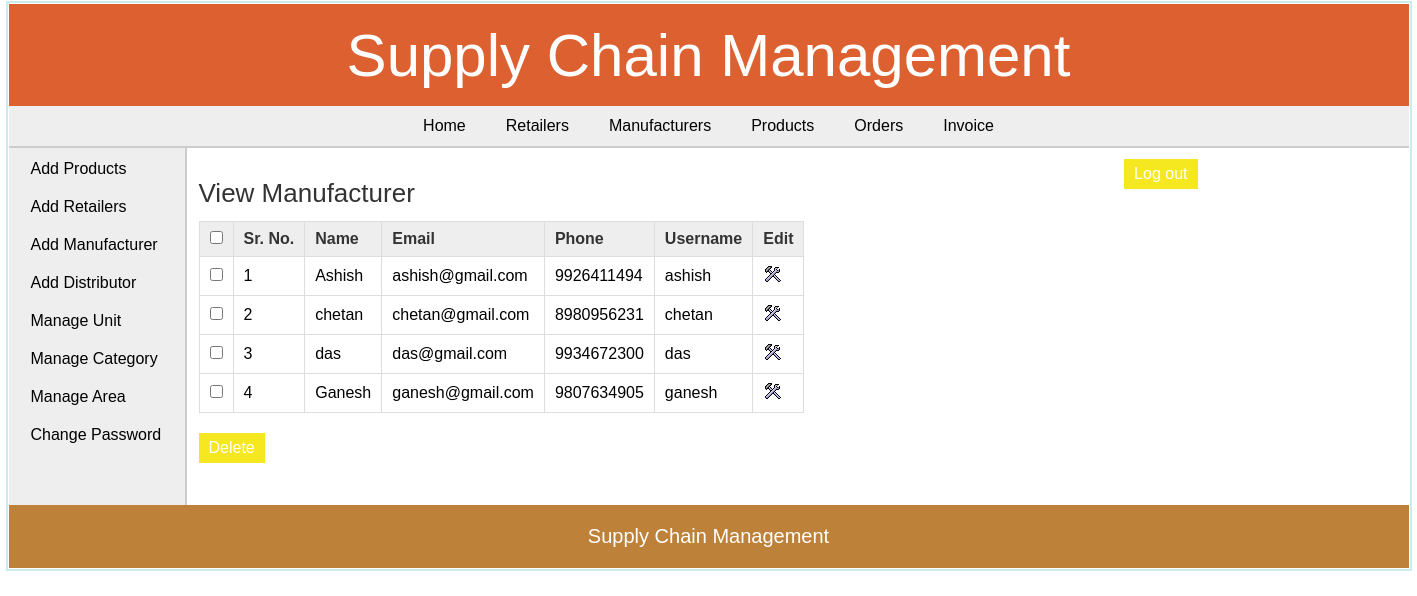
/admin/view_manufacturer.php (signed in), run on the app's committed database.
### tables this page shows
CREATE TABLE `manufacturer` (
  `man_id` int(11) NOT NULL,
  `man_name` varchar(25) NOT NULL,
  `man_email` varchar(50) DEFAULT NULL,
  `man_phone` varchar(10) NOT NULL,
  `username` varchar(20) NOT NULL,
  `password` varchar(20) NOT NULL
);

### admin/view_manufacturer.php (the view, shortened to what this page needs)
<?php
	include("../includes/config.php");
	if(isset($_SESSION['admin_login'])) {
		if($_SESSION['admin_login'] == true) {
			$query_selectManufacturer = "SELECT * FROM manufacturer";
			$result_selectManufacturer = mysqli_query($con,$query_selectManufacturer);
		}
		else {
			header('Location:../index.php');
		}
	}
	else {
		header('Location:../index.php');
	}
?>
<!DOCTYPE html>
<html>
<head>
	<link rel="stylesheet" href="../includes/main_style.css" >
</head>
<body>
	<?php
		include("../includes/header.inc.php");
		include("../includes/nav_admin.inc.php");
		include("../includes/aside_admin.inc.php");
	?>
	<section>
		<h1>View Manufacturer</h1>
		<form action="" method="POST" class="form">
		<table class="table_displayData">
			<tr>
				<th> <input type="checkbox" onClick="toggle(this)" /> </th>
				<th>Sr. No.</th>
				<th>Name</th>
				<th>Email</th>
				<th>Phone</th>
				<th>Username</th>
				<th> Edit </th>
			</tr>
			<?php $i=1; while($row_selectManufacturer = mysqli_fetch_array($result_selectManufacturer)) { ?>
			<tr>
				<td> <input type="checkbox" name="chkId[]" value="<?php echo $row_selectManufacturer['man_id']; ?>" /> </td>
				<td> <?php echo $i; ?> </td>
				<td> <?php echo $row_selectManufacturer['man_name']; ?> </td>
				<td> <?php echo $row_selectManufacturer['man_email']; ?> </td>
				<td> <?php echo $row_selectManufacturer['man_phone']; ?> </td>
				<td> <?php echo $row_selectManufacturer['username']; ?> </td>
				<td> <a href="edit_manufacturer.php?id=<?php echo $row_selectManufacturer['man_id']; ?>"><img src="../images/edit.png" alt="edit" /></a> </td>
			</tr>
			<?php $i++; } ?>
		</table>
		<input type="submit" value="Delete" class="submit_button"/>
		</form>
	</section>
	<?php
		include("../includes/footer.inc.php");
	?>
</body>
</html>

### includes/main_style.css (style rules this page uses)
* { font-family: arial,sans-serif; margin:0px; padding:1px; }
body { width:1400px; margin:auto; border:2px solid #cbecec; }
a { text-decoration:none; }
.submit_button { font-size:16px; margin-top:20px; margin-right:20px; padding:6px 10px; background-color:#f5e720; border:none; color:white; }
section { width:1000px; padding:10px; padding-bottom:40px; }
section h1 { margin-bottom:10px; font-weight:normal; color:#333; font-size: 26px; }
table { border-collapse: collapse; }
.table_displayData td, .table_displayData th { border:1px solid #ddd; padding: 8px 10px; text-align: left; }
.table_displayData th { background-color:#eee; color:#333; }

### data on the page
manufacturer: man_name "Ashish", man_email "ashish@gmail.com", man_phone "9926411494", username "ashish"
manufacturer: man_name "chetan", man_email "chetan@gmail.com", man_phone "8980956231", username "chetan"
manufacturer: man_name "das", man_email "das@gmail.com", man_phone "9934672300", username "das"
manufacturer: man_name "Ganesh", man_email "ganesh@gmail.com", man_phone "9807634905", username "ganesh"
